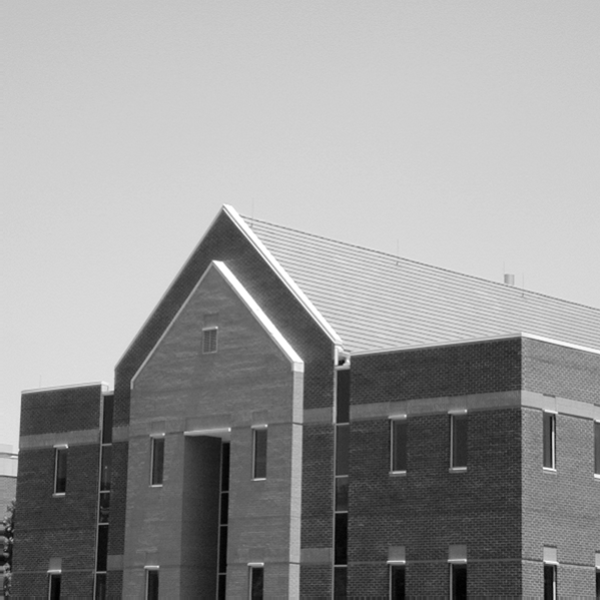
#> input picture house_Sobel frequency/house.tif, 600 x 600 px
$ jupyter execute 'house_Sobel frequency.ipynb'   (older library calls are emulated)
#> lines starting #> are read from the running program, lines starting #| are printed output that depends on the picture
<div class="alert alert-block alert-success">
    <h1 align="center">Zeynab Khorshidi</h1>
</div>

[cell 1]
import numpy as np
import cv2
import matplotlib.pyplot as plt
from PIL import Image,ImageFilter
from pylab import figure
from scipy import fftpack

[cell 2]
image = cv2.imread('house.tif',0)
#> image is the input picture: shape (600, 600); min 0, max 255, mean 152.8

[cell 3]
image = np.array(image)
print(image)
#> (printed output is left out)

[cell 4]
image.shape
#> Out = (600, 600)

[cell 5]
plt.subplot(1,1,1)
plt.imshow(image,cmap = 'gray')
plt.title('Original')
plt.xticks([])
plt.yticks([])
plt.show()

[cell 6]
Sobel_in_location = cv2.Sobel(image,cv2.CV_64F,1,0,ksize=5)
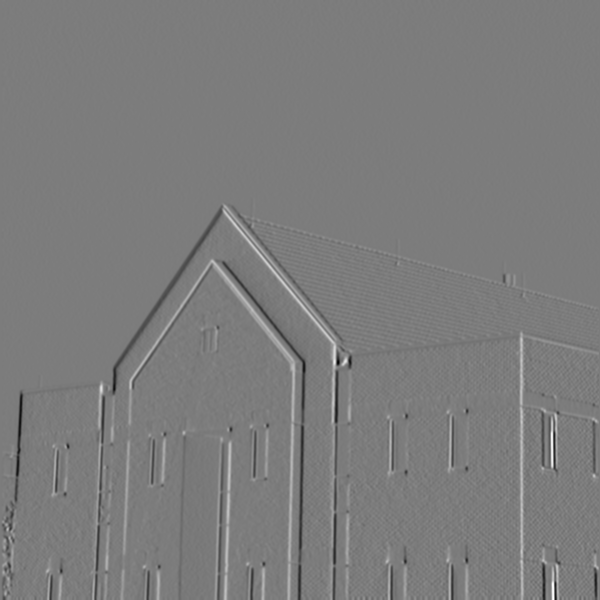
#> Sobel_in_location: shape (600, 600) float64; min -7807, max 8174, mean -3.4; drawn with min black and max white

[cell 7]
plt.subplot(1,1,1)
plt.imshow(Sobel_in_location,cmap = 'gray')
plt.title('Sobel in the field of location')
plt.xticks([])
plt.yticks([])
plt.show()

[cell 8]
kernel = np.array([[-1,0,1],
                 [-2,0,2],
                 [-1,0,1]])
print(kernel)

[cell 9]
plt.subplot(1,1,1)
plt.imshow(kernel,cmap = 'gray')
plt.title('kernel')
plt.xticks([])
plt.yticks([])
plt.show()
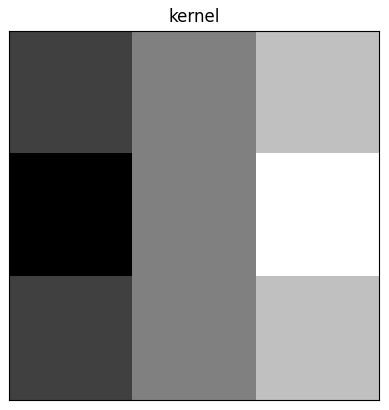
#> figure drawn by matplotlib, 1 panel

[cell 10]
sz = (image.shape[0] - kernel.shape[0], image.shape[1] - kernel.shape[1])
#> sz = (597, 597)
print(sz)
#| (597, 597)

[cell 11]
kernel = np.pad(kernel, (((sz[0]+1)//2, sz[0]//2), ((sz[1]+1)//2, sz[1]//2)),'constant')
print(kernel)
#> (printed output is left out)

[cell 12]
kernel.shape
#> Out = (600, 600)

[cell 13]
plt.subplot(1,1,1)
plt.imshow(kernel,cmap = 'gray')
plt.title('kernel')
plt.xticks([])
plt.yticks([])
plt.show()
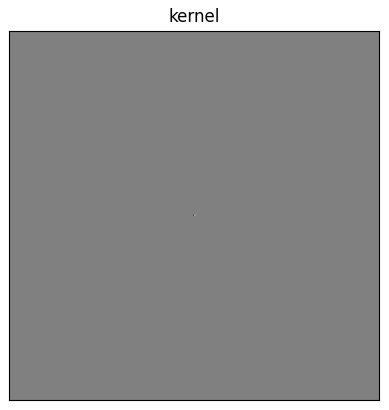
#> figure drawn by matplotlib, 1 panel

[cell 14]
kernel = fftpack.ifftshift(kernel)

sobel_in_frequency = np.real(fftpack.ifft2(fftpack.fft2(image) * fftpack.fft2(kernel)))
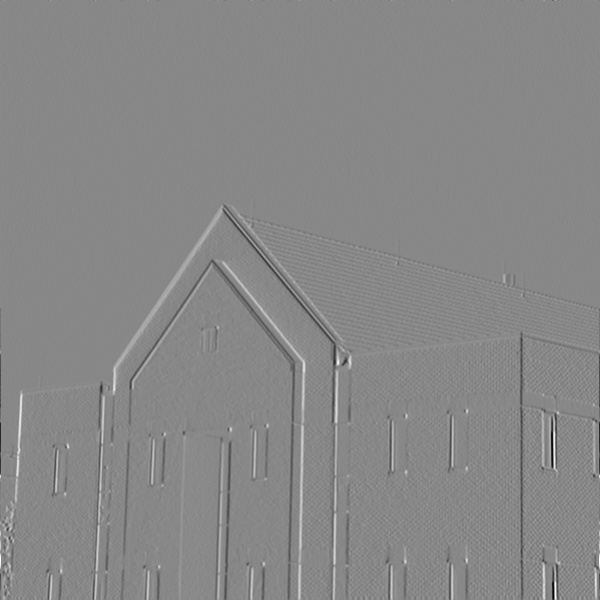
#> sobel_in_frequency: shape (600, 600) float64; min -772, max 677, mean 0; drawn with min black and max white
+ np.imag(fftpack.ifft2(fftpack.fft2(image) * fftpack.fft2(kernel)))

[cell 15]
plt.subplot(1,1,1)
plt.imshow(sobel_in_frequency,cmap = 'gray')
plt.title('sobel in the field of frequency')
plt.xticks([])
plt.yticks([])
plt.show()

[cell 16]
plt.subplot(2,2,1)
plt.imshow(image,cmap='gray')
plt.title('original image')
plt.xticks([])
plt.yticks([])

plt.subplot(2,2,3)
plt.imshow(sobel_in_frequency,cmap='gray')
plt.title('Sobel in the field of frequency')
plt.xticks([])
plt.yticks([])

plt.subplot(2,2,4)
plt.imshow(Sobel_in_location,cmap = 'gray')
plt.title('Sobel in the field of location')
plt.xticks([])
plt.yticks([])

plt.show()
